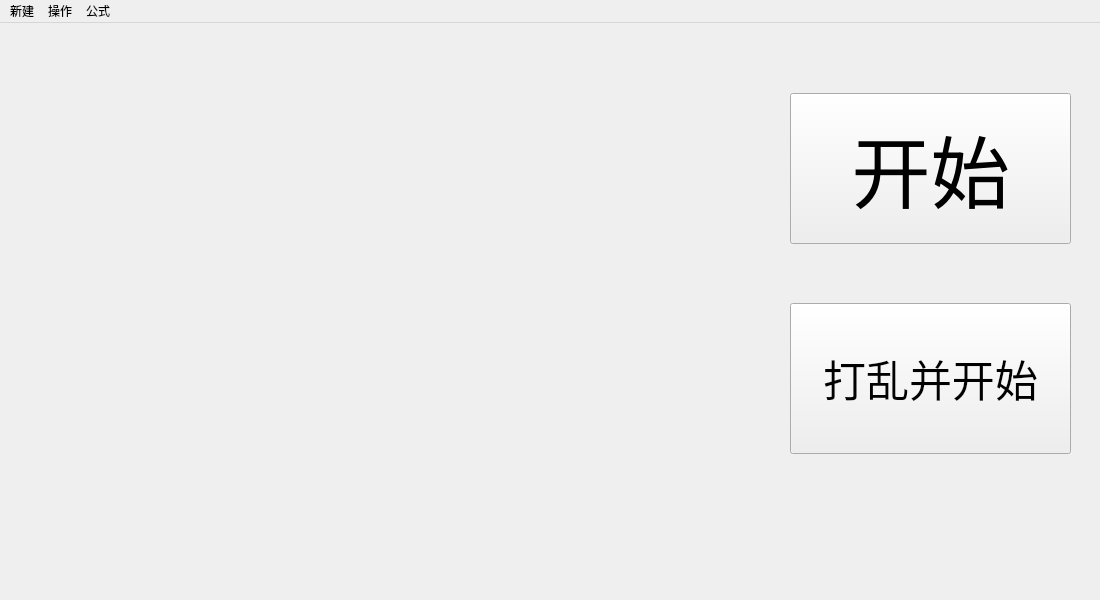
<?xml version="1.0" encoding="UTF-8"?>
<ui version="4.0">
 <class>MainWindow</class>
 <widget class="QMainWindow" name="MainWindow">
  <property name="geometry">
   <rect>
    <x>0</x>
    <y>0</y>
    <width>1100</width>
    <height>600</height>
   </rect>
  </property>
  <property name="windowTitle">
   <string>MainWindow</string>
  </property>
  <widget class="QWidget" name="centralWidget">
   <widget class="QPushButton" name="startBtn">
    <property name="geometry">
     <rect>
      <x>790</x>
      <y>70</y>
      <width>281</width>
      <height>151</height>
     </rect>
    </property>
    <property name="font">
     <font>
      <family>华文行楷</family>
      <pointsize>59</pointsize>
     </font>
    </property>
    <property name="text">
     <string>开始</string>
    </property>
   </widget>
   <widget class="QPushButton" name="startBtn1">
    <property name="geometry">
     <rect>
      <x>790</x>
      <y>280</y>
      <width>281</width>
      <height>151</height>
     </rect>
    </property>
    <property name="font">
     <font>
      <family>华文行楷</family>
      <pointsize>32</pointsize>
     </font>
    </property>
    <property name="text">
     <string>打乱并开始</string>
    </property>
   </widget>
  </widget>
  <widget class="QMenuBar" name="menuBar">
   <property name="geometry">
    <rect>
     <x>0</x>
     <y>0</y>
     <width>1100</width>
     <height>26</height>
    </rect>
   </property>
   <widget class="QMenu" name="menu">
    <property name="title">
     <string>新建</string>
    </property>
    <addaction name="actionthreeorder"/>
    <addaction name="actionfourorder"/>
   </widget>
   <widget class="QMenu" name="menu_2">
    <property name="title">
     <string>操作</string>
    </property>
    <addaction name="actionReset"/>
    <addaction name="actionUpset"/>
   </widget>
   <widget class="QMenu" name="menu_3">
    <property name="title">
     <string>公式</string>
    </property>
    <addaction name="debugMode"/>
   </widget>
   <addaction name="menu"/>
   <addaction name="menu_2"/>
   <addaction name="menu_3"/>
  </widget>
  <action name="actionthreeorder">
   <property name="text">
    <string>三阶</string>
   </property>
  </action>
  <action name="actionfourorder">
   <property name="text">
    <string>四阶</string>
   </property>
  </action>
  <action name="actionReset">
   <property name="text">
    <string>重置</string>
   </property>
  </action>
  <action name="actionUpset">
   <property name="text">
    <string>打乱</string>
   </property>
  </action>
  <action name="debugMode">
   <property name="text">
    <string>调试模式</string>
   </property>
  </action>
 </widget>
 <layoutdefault spacing="6" margin="11"/>
 <resources/>
 <connections/>
</ui>
